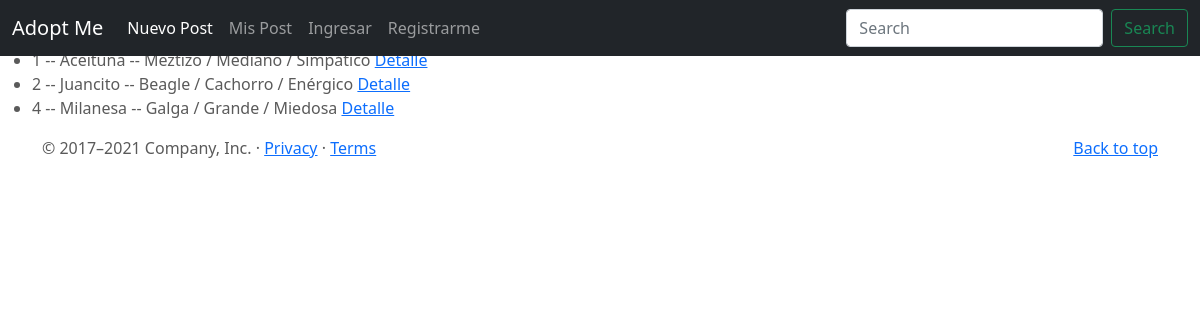
The page /post/list on the database as committed earlier.
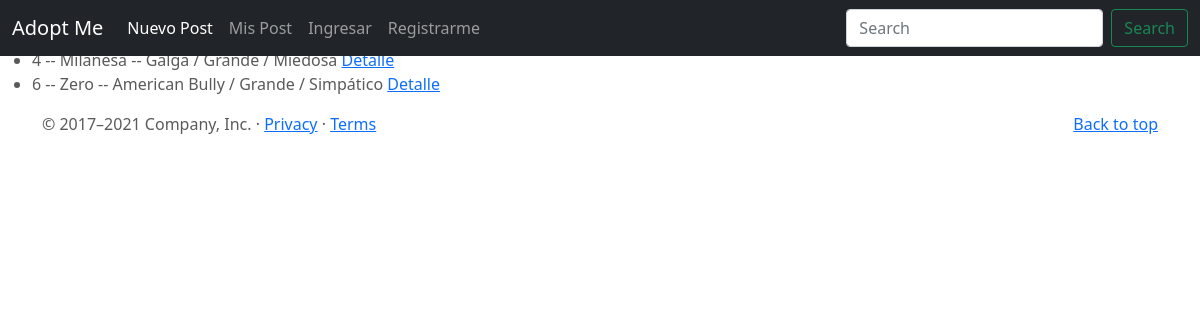
The same page on the database as committed later.
### AdoptMe/models.py (models this page shows)
class Post(models.Model):
    nombre_carousel = models.CharField(max_length=30)
    caracteristicas_carousel = models.CharField(max_length=50)
    nombre = models.CharField(max_length=15)
    caracteristicas = models.CharField(max_length=250)
    editor = models.ForeignKey(to=User, on_delete=models.CASCADE, related_name='editor')
    imagen = models.ImageField(upload_to="posts", null=True, blank=True)
    def __str__(self):
        return f"{self.id} -- {self.nombre_carousel} -- {self.caracteristicas_carousel}"

### AdoptMe/views.py (the view)
# urls.py: path('post/list', PostList.as_view(), name="post-list"),
class PostList(ListView):
    model = Post

### AdoptMe/templates/AdoptMe/post_list.html (shortened to what this page needs)
{% extends "AdoptMe/base.html" %}
{% block main %}
    <ul>
    {% for post in object_list %}
    <li>
        {{post}}
        <a href="{% url 'post-detail' post.id %}"> Detalle</a>
    </li>
    {% endfor %}
    </ul>
{% endblock %}

### AdoptMe/templates/AdoptMe/base.html (shortened to what this page needs)
<!DOCTYPE html>
<html lang="en">
<head>
    {% load static %}
<link href= "{% static 'AdoptMe/css/bootstrap.min.css' %}" rel="stylesheet">
    <link href="{% static 'AdoptMe/css/carousel.css' %}" rel="stylesheet">
</head>
  <body>
    <header>
      <nav class="navbar navbar-expand-md navbar-dark fixed-top bg-dark">
        <div class="container-fluid">
          <a class="navbar-brand" href="{% url 'index' %}"> Adopt Me</a>
          <div class="collapse navbar-collapse" id="navbarCollapse">
            <ul class="navbar-nav me-auto mb-2 mb-md-0">
              <li class="nav-item">
                <a class="nav-link active" aria-current="page" href="{% url 'post-create' %}">Nuevo Post</a>
              </li>
              <li class="nav-item">
                <a class="nav-link" href="{% url 'post-list' %}">Mis Post</a>
              </li>
              {% if user.is_authenticated %}
                <li class="nav-item">
                    <a class="nav-link" href="{% url 'logout' %}"> {{user.username}} | Salir</a>
                </li>
              {% else %}
                <li class="nav-item">
                    <a class="nav-link" href="{% url 'login' %}">Ingresar</a>
                </li>
                <li class="nav-item">
                    <a class="nav-link" href="{% url 'signup' %}">Registrarme</a>
                </li>
              {% endif %}
            </ul>
            <form class="d-flex">
              <input class="form-control me-2" type="search" placeholder="Search" aria-label="Search">
              <button class="btn btn-outline-success" type="submit">Search</button>
            </form>
          </div>
        </div>
      </nav>
    </header>
    {% block main %}
    {% endblock %}
  <footer class="container">
    <p class="float-end"><a href="https://getbootstrap.com/docs/5.0/examples/carousel/#">Back to top</a></p>
    <p>© 2017–2021 Company, Inc. · <a href="https://getbootstrap.com/docs/5.0/examples/carousel/#">Privacy</a> · <a href="https://getbootstrap.com/docs/5.0/examples/carousel/#">Terms</a></p>
  </footer>
  </body>
</html>

### AdoptMe/static/AdoptMe/css/carousel.css (style rules this page uses)
body { padding-top: 3rem; padding-bottom: 3rem; color: #5a5a5a; }

Rows that differ between the two databases and show on the page:
removed Post: id+nombre_carousel+caracteristicas_carousel "1 -- Aceituna -- Meztizo / Mediano / Simpático"
removed Post: id+nombre_carousel+caracteristicas_carousel "2 -- Juancito -- Beagle / Cachorro / Enérgico"
added Post: id+nombre_carousel+caracteristicas_carousel "6 -- Zero -- American Bully / Grande / Simpático"
